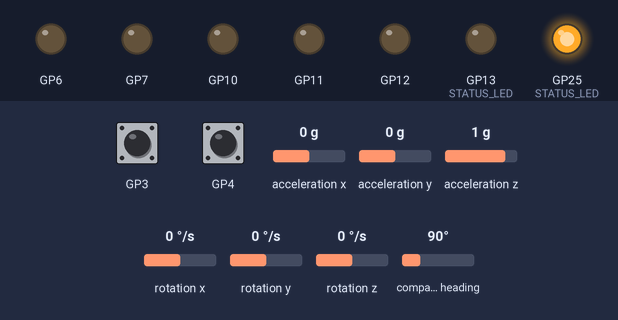
A sketch run on a simulated Raspberry Pi Pico. Parts: output pins drawn as LEDs (lit = HIGH). Wiring (inferred from the names in the program): HMC5883L compass at I2C address 0x1E; MPU-6050 motion sensor at I2C address 0x68. The test bench sets the inputs (shaded band); at power-on: GP3 HIGH, GP4 HIGH, acceleration x 0 g, acceleration y 0 g, acceleration z 1 g, rotation x 0 °/s, rotation y 0 °/s, rotation z 0 °/s, compass heading 90°. What the sketch prints to the serial monitor is not drawn.

Above: at 0.6 s.
At 2.87 s:
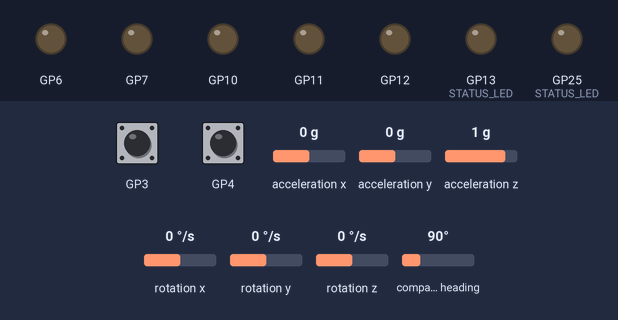
Timing chart, 0 to 3.2 s (numbered marks = the images above):
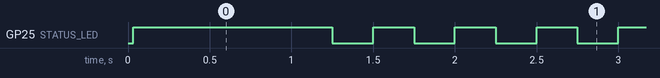

Measured:
- by itself, GP25 (STATUS_LED): repeats every 0.50 s: LOW 0.25 s, HIGH 0.25 s

The sketch:

jawbot_pico.ino
```cpp
#include "L298n_motor_driver.h"
#include "WheelEncoder.h"
#include "pid.h"
#include "RobotJoint.h"
#include "SerialProtocol.h"

// --- NEW: IMU DRIVER ---
#include "gy87_driver.h"
#define USE_IMU  // Comment this line out to completely disable the IMU

#ifdef USE_IMU
    GY87 imu;
    IMUData imuData;
    bool imu_active = false;
#endif

// --- 1. HARDWARE MAPPING ---
L298N left_motor(6, 7, 13);
WheelEncoder left_enc(3, 2);

L298N right_motor(12, 10, 11);
WheelEncoder right_enc(4, 5); // This confirms why we couldn't use GP4/5 for I2C!

// --- 2. INTERRUPT ROUTINES ---
void left_isr() { left_enc.handleInterrupt(); }
void right_isr() { right_enc.handleInterrupt(); }

// --- 3. SYSTEM CONSTANTS ---
const float TICKS_PER_REV = 988.0f;
const float TICKS_PER_RAD = TICKS_PER_REV / (2.0f * PI);
const float LOOP_HZ = 50.0f;
const float LOOP_DT = 1.0f / LOOP_HZ;

const int STATUS_LED = LED_BUILTIN;
const uint32_t WATCHDOG_TIMEOUT_MS = 1000;

// --- 4. OBJECT INSTANTIATIONS ---
RobotJoint left_joint(left_motor, left_enc, PIDController(5.0, 0.055, 0.03, -100.0, 100.0));
RobotJoint right_joint(right_motor, right_enc, PIDController(5.0, 0.055, 0.03, -100.0, 100.0));
SerialProtocol ros2_comms(left_joint, right_joint);

// --- 5. TIMER SETUP ---
struct repeating_timer timer;
volatile bool run_control_cycle = false;

bool timer_callback(struct repeating_timer *t) {
    run_control_cycle = true;
    return true;
}

// =========================================================

void setup() {
    Serial.begin(115200);

    pinMode(STATUS_LED, OUTPUT);
    left_joint.init();
    right_joint.init();

    // --- NEW: INITIALIZE IMU ---
    #ifdef USE_IMU
        if (imu.init()) {
            imu_active = true;
        } else {
            // Fails safely. If wiring breaks, the motors will still run!
            imu_active = false;
        }
    #endif

    attachInterrupt(digitalPinToInterrupt(3), left_isr, CHANGE);
    attachInterrupt(digitalPinToInterrupt(4), right_isr, CHANGE);

    add_repeating_timer_us(-20000, timer_callback, NULL, &timer);
}

void loop() {
    // 1. HARDWARE REAL-TIME LAYER (50Hz)
    if (run_control_cycle) {
        run_control_cycle = false;

        // Execute Motor PID
        left_joint.executeControlLoop(LOOP_DT, TICKS_PER_RAD);
        right_joint.executeControlLoop(LOOP_DT, TICKS_PER_RAD);

        // --- NEW: READ IMU ---
        #ifdef USE_IMU
            if (imu_active) {
                imu.update(imuData); // Pull fresh 50Hz data from the sensors
            }
        #endif

        // --- UPDATE REQUIRED HERE ---
        // You will need to modify your sendTelemetry function in SerialProtocol.h
        // to accept the new imuData object so it can send it to the Pi.
        #ifdef USE_IMU
            ros2_comms.sendTelemetry(micros(), imuData, imu_active);
        #else
            ros2_comms.sendTelemetry(micros());
        #endif
    }

    // 2. BACKGROUND COMMUNICATION LAYER
    ros2_comms.processIncoming();

    // 3. WATCHDOG LED STATUS LAYER
    uint32_t current_time = millis();
    if (current_time - ros2_comms.getLastCommandTime() > WATCHDOG_TIMEOUT_MS) {
        // DISCONNECTED: Safety override to stop motors if ROS 2 crashes
        left_joint.setTargetVelocity(0.0);
        right_joint.setTargetVelocity(0.0);

        // Blink LED at 2Hz (toggle every 250ms) using math, not blocking delays
        if ((current_time / 250) % 2 == 0) {
            digitalWrite(STATUS_LED, HIGH);
        } else {
            digitalWrite(STATUS_LED, LOW);
        }
    } else {
        // CONNECTED: Solid Light
        digitalWrite(STATUS_LED, HIGH);
    }
}
```

RobotJoint.cpp
```cpp
#include "RobotJoint.h"
#include <cmath>

RobotJoint::RobotJoint(L298N& motor, WheelEncoder& encoder, PIDController pid)
    : motor_(motor), encoder_(encoder), pid_(pid), target_velocity_(0.0f), last_ticks_(0) {}

void RobotJoint::init() {
    motor_.init();
    encoder_.init();
}

void RobotJoint::setTargetVelocity(float rad_s) {
    target_velocity_ = rad_s;
}

void RobotJoint::updatePIDGains(float kp, float ki, float kd) {
    pid_.setGains(kp, ki, kd);
}

int32_t RobotJoint::readAbsoluteTicks() {
    return encoder_.getTicks();
}

void RobotJoint::executeControlLoop(float dt, float ticks_per_rad) {
    int32_t current_ticks = encoder_.getTicks();
    int32_t delta_ticks = current_ticks - last_ticks_;
    last_ticks_ = current_ticks;

    // 1. Calculate actual angular velocity (rad/s)
    float actual_velocity = (static_cast<float>(delta_ticks) / ticks_per_rad) / dt;

    // 2. HARD STOP: Silent brake when command is zero
    if (std::fabs(target_velocity_) < 0.01f) {
        pid_.reset();
        motor_.setSpeed(0.0f);
        return;
    }

    // 3. Compute active PID feedback
    float pid_effort = pid_.compute(target_velocity_, actual_velocity, dt);

    // =====================================================================
    // 4. DUAL-STAGE FRICTION COMPENSATION & FEEDFORWARD
    // =====================================================================
    const float STATIC_BREAKAWAY = 38.0f; // Initial kick to overcome stiction
    const float KINETIC_ASSIST   = 33.0f; // Running assist once rolling
    const float KV_FEEDFORWARD   = 3.3f;  // Baseline voltage scaling

    // Taper boost once the wheel is rolling
    float active_offset = (std::fabs(actual_velocity) < 0.25f) ? STATIC_BREAKAWAY : KINETIC_ASSIST;

    float total_effort = (target_velocity_ * KV_FEEDFORWARD) + pid_effort;

    if (target_velocity_ > 0.0f) {
        total_effort += active_offset;
    } else if (target_velocity_ < 0.0f) {
        total_effort -= active_offset;
    }

    // Actuator safety limits (-100% to +100%)
    if (total_effort > 100.0f) total_effort = 100.0f;
    if (total_effort < -100.0f) total_effort = -100.0f;

    // 5. Command the L298N H-Bridge
    motor_.setSpeed(total_effort);
}
```

RobotJoint.h
```cpp
#ifndef ROBOT_JOINT_H
#define ROBOT_JOINT_H

#include "L298n_motor_driver.h"
#include "WheelEncoder.h"
#include "pid.h"

class RobotJoint {
private:
    L298N& motor_;
    WheelEncoder& encoder_;
    PIDController pid_;
    float target_velocity_;
    int32_t last_ticks_;

public:
    // Constructor links the specific hardware peripherals to this joint
    RobotJoint(L298N& motor, WheelEncoder& encoder, PIDController pid);

    void init();
    void setTargetVelocity(float rad_s);
    void updatePIDGains(float kp, float ki, float kd);
    int32_t readAbsoluteTicks();

    // The core execution cycle that drives the wheel
    void executeControlLoop(float dt, float ticks_per_rad);
};

#endif
```

SerialProtocol.cpp
```cpp
#include "SerialProtocol.h"

SerialProtocol::SerialProtocol(RobotJoint& left_joint, RobotJoint& right_joint)
    : left_joint_(left_joint), right_joint_(right_joint), input_buffer_(""), last_command_time_(0) {}

void SerialProtocol::processIncoming() {
    while (Serial.available() > 0) {
        char in_char = (char)Serial.read();
        if (in_char == '\n') {
            parseCommand(input_buffer_);
            input_buffer_ = ""; // Flush buffer
        } else {
            input_buffer_ += in_char;
        }
    }
}

void SerialProtocol::parseCommand(String command) {
    if (command.length() == 0) return;

    last_command_time_ = millis();
    char type = command.charAt(0);
    String payload = command.substring(2);

    if (type == 'm') {
        float left_vel = 0.0, right_vel = 0.0;
        if (sscanf(payload.c_str(), "%f %f", &left_vel, &right_vel) == 2) {
            left_joint_.setTargetVelocity(left_vel);
            right_joint_.setTargetVelocity(right_vel);
        }
    }
    else if (type == 'p') {
        float kp = 0.0, ki = 0.0, kd = 0.0;
        if (sscanf(payload.c_str(), "%f %f %f", &kp, &ki, &kd) == 3) {
            left_joint_.updatePIDGains(kp, ki, kd);
            right_joint_.updatePIDGains(kp, ki, kd);
        }
    }
}

// ---------------------------------------------------------
// Original Telemetry Method (Used when USE_IMU is disabled)
// ---------------------------------------------------------
void SerialProtocol::sendTelemetry(uint32_t time_micros) {
    Serial.print("e ");
    Serial.print(left_joint_.readAbsoluteTicks());
    Serial.print(" ");
    Serial.print(right_joint_.readAbsoluteTicks());
    Serial.print(" t ");
    Serial.print(time_micros);
    Serial.print("\n");
}

// ---------------------------------------------------------
// New Telemetry Method (Used when USE_IMU is enabled)
// ---------------------------------------------------------
void SerialProtocol::sendTelemetry(uint32_t time_micros, const IMUData& imu_data, bool imu_active) {
    // 1. Send the standard wheel and time data
    Serial.print("e ");
    Serial.print(left_joint_.readAbsoluteTicks());
    Serial.print(" ");
    Serial.print(right_joint_.readAbsoluteTicks());
    Serial.print(" t ");
    Serial.print(time_micros);

    // 2. Append IMU data if the hardware is connected and active
    if (imu_active) {
        Serial.print(" i ");
        // Accel (4 decimals)
        Serial.print(imu_data.accel_x, 4); Serial.print(" ");
        Serial.print(imu_data.accel_y, 4); Serial.print(" ");
        Serial.print(imu_data.accel_z, 4); Serial.print(" ");

        // Gyro (4 decimals)
        Serial.print(imu_data.gyro_x, 4); Serial.print(" ");
        Serial.print(imu_data.gyro_y, 4); Serial.print(" ");
        Serial.print(imu_data.gyro_z, 4); Serial.print(" ");

        // Mag (6 decimals due to tiny Tesla values)
        Serial.print(imu_data.mag_x, 6); Serial.print(" ");
        Serial.print(imu_data.mag_y, 6); Serial.print(" ");
        Serial.print(imu_data.mag_z, 6);
    }

    // 3. Cap off the message with the newline character
    Serial.print("\n");
}

uint32_t SerialProtocol::getLastCommandTime() const {
    return last_command_time_;
}
```

SerialProtocol.h
```cpp
#ifndef SERIAL_PROTOCOL_H
#define SERIAL_PROTOCOL_H

#include <Arduino.h>
#include "RobotJoint.h"
#include "gy87_driver.h" // <-- NEW: Include the IMU structure

class SerialProtocol {
private:
    RobotJoint& left_joint_;
    RobotJoint& right_joint_;
    String input_buffer_;
    uint32_t last_command_time_;

    // Internal method to decode the strings
    void parseCommand(String command);

public:
    // Constructor requires links to the robot's physical joints
    SerialProtocol(RobotJoint& left_joint, RobotJoint& right_joint);

    // Reads the serial line and handles parsing if a newline is detected
    void processIncoming();

    // Original telemetry (Wheels only)
    void sendTelemetry(uint32_t time_micros);

    // --- NEW: Overloaded telemetry with IMU data ---
    void sendTelemetry(uint32_t time_micros, const IMUData& imu_data, bool imu_active);

    uint32_t getLastCommandTime() const;
};

#endif
```

WheelEncoder.cpp
```cpp
#include "WheelEncoder.h"

WheelEncoder::WheelEncoder(uint8_t pin_a, uint8_t pin_b)
    : pin_a_(pin_a), pin_b_(pin_b), ticks_(0) {}

void WheelEncoder::init() {
    // INPUT_PULLUP ensures the signal doesn't float when the encoder is between clicks
    pinMode(pin_a_, INPUT_PULLUP);
    pinMode(pin_b_, INPUT_PULLUP);
}

void WheelEncoder::handleInterrupt() {
    // Quadrature logic: compare the states of Phase A and Phase B
    if (digitalRead(pin_a_) == digitalRead(pin_b_)) {
        ticks_++;
    } else {
        ticks_--;
    }
}

int32_t WheelEncoder::getTicks() const {
    return ticks_;
}

void WheelEncoder::reset() {
    ticks_ = 0;
}
```

WheelEncoder.h
```cpp
#ifndef WHEEL_ENCODER_H
#define WHEEL_ENCODER_H

#include <Arduino.h>

class WheelEncoder {
private:
    uint8_t pin_a_;
    uint8_t pin_b_;
    volatile int32_t ticks_;

public:
    // Constructor
    WheelEncoder(uint8_t pin_a, uint8_t pin_b);

    // Configures the pins with internal pull-ups
    void init();

    // The core mathematical logic for quadrature tracking
    void handleInterrupt();

    // Safely retrieves the current tick count
    int32_t getTicks() const;

    // Resets the counter to zero
    void reset();
};

#endif
```

pid.cpp
```cpp
#include "pid.h"

// Constructor implementation initializing member variables
PIDController::PIDController(float kp, float ki, float kd, float min_out, float max_out)
    : kp_(kp), ki_(ki), kd_(kd), integral_(0.0f), prev_error_(0.0f), min_out_(min_out), max_out_(max_out) {}

void PIDController::setGains(float kp, float ki, float kd) {
    kp_ = kp;
    ki_ = ki;
    kd_ = kd;
}

float PIDController::compute(float target, float actual, float dt) {
    float error = target - actual;

    // Proportional & Integral Math
    integral_ += error * dt;

    // Anti-windup integration clamp to prevent control overshoots
    if (integral_ > max_out_) integral_ = max_out_;
    if (integral_ < min_out_) integral_ = min_out_;

    // Derivative Math
    float derivative = (error - prev_error_) / dt;

    // Compute total control effort
    float output = (kp_ * error) + (ki_ * integral_) + (kd_ * derivative);

    // Store current error for the next cycle's derivative calculation
    prev_error_ = error;

    // Ultimate physical actuator safety clamp (-100% to 100%)
    if (output > max_out_) output = max_out_;
    if (output < min_out_) output = min_out_;

    return output;
}

void PIDController::reset() {
    integral_ = 0.0f;
    prev_error_ = 0.0f;
}
```

pid.h
```cpp
#ifndef PID_H
#define PID_H

class PIDController {
private:
    float kp_;
    float ki_;
    float kd_;
    float integral_;
    float prev_error_;
    float max_out_;
    float min_out_;

public:
    // Constructor to initialize gains and anti-windup boundaries
    PIDController(float kp, float ki, float kd, float min_out, float max_out);

    // Overwrites coefficients safely on-the-fly for dynamic ROS 2 parameter updates
    void setGains(float kp, float ki, float kd);

    // Executes the standard discrete velocity control math equation
    float compute(float target, float actual, float dt);

    // Resets the error histories (useful if the robot is forcibly stopped)
    void reset();
};

#endif
```

L298n_motor_driver.cpp
```cpp
#include "L298n_motor_driver.h"

L298N::L298N(uint8_t pwm_pin, uint8_t in1_pin, uint8_t in2_pin)
    : pwm_pin_(pwm_pin), in1_pin_(in1_pin), in2_pin_(in2_pin) {}

void L298N::init() {
    pinMode(pwm_pin_, OUTPUT);
    pinMode(in1_pin_, OUTPUT);
    pinMode(in2_pin_, OUTPUT);

    analogWrite(pwm_pin_, 0);
    digitalWrite(in1_pin_, LOW);
    digitalWrite(in2_pin_, LOW);
}

void L298N::setSpeed(float output_pct) {
    if (output_pct > 100.0f) output_pct = 100.0f;
    if (output_pct < -100.0f) output_pct = -100.0f;

    if (output_pct > 0.0f) {
        // Forward
        digitalWrite(in1_pin_, HIGH);
        digitalWrite(in2_pin_, LOW);
        analogWrite(pwm_pin_, static_cast<int>(output_pct * 2.55f)); // 0-100% to 0-255 PWM
    }
    else if (output_pct < 0.0f) {
        // Reverse
        digitalWrite(in1_pin_, LOW);
        digitalWrite(in2_pin_, HIGH);
        analogWrite(pwm_pin_, static_cast<int>(-output_pct * 2.55f));
    }
    else {
        // Brake
        digitalWrite(in1_pin_, LOW);
        digitalWrite(in2_pin_, LOW);
        analogWrite(pwm_pin_, 0);
    }
}
```

L298n_motor_driver.h
```cpp
#ifndef L298N_H
#define L298N_H

#include <Arduino.h>

class L298N {
private:
    uint8_t pwm_pin_; // ENA or ENB pin
    uint8_t in1_pin_; // Direction Input 1
    uint8_t in2_pin_; // Direction Input 2

public:
    // Constructor initializes the structural pin mappings
    L298N(uint8_t pwm_pin, uint8_t in1_pin, uint8_t in2_pin);

    // Configures physical GPIO hardware registers
    void init();

    // Accepts command constraints from -100.0% to +100.0%
    void setSpeed(float output_pct);
};

#endif
```

gy87_driver.cpp
```cpp
#include "gy87_driver.h"

GY87::GY87() {}

bool GY87::init() {
    Wire.setSDA(0);
    Wire.setSCL(1);
    Wire.begin();

    // 1. Wake MPU6050
    Wire.beginTransmission(MPU_ADDR);
    Wire.write(0x6B);
    Wire.write(0x00);
    if(Wire.endTransmission() != 0) return false; // Fail if not found
    delay(10);

    // 2. Enable I2C Bypass for Magnetometer
    Wire.beginTransmission(MPU_ADDR);
    Wire.write(0x37);
    Wire.write(0x02);
    Wire.endTransmission();
    delay(10);

    // 3. Set HMC5883L to Continuous Mode
    Wire.beginTransmission(HMC_ADDR);
    Wire.write(0x02);
    Wire.write(0x00);
    if(Wire.endTransmission() != 0) return false;
    delay(10);

    return true;
}

bool GY87::update(IMUData &data) {
    // Read MPU6050
    Wire.beginTransmission(MPU_ADDR);
    Wire.write(0x3B);
    Wire.endTransmission(false);
    Wire.requestFrom((int)MPU_ADDR, 14, (int)true);

    if (Wire.available() == 14) {
        int16_t ax = Wire.read() << 8 | Wire.read();
        int16_t ay = Wire.read() << 8 | Wire.read();
        int16_t az = Wire.read() << 8 | Wire.read();
        Wire.read(); Wire.read(); // Skip Temp
        int16_t gx = Wire.read() << 8 | Wire.read();
        int16_t gy = Wire.read() << 8 | Wire.read();
        int16_t gz = Wire.read() << 8 | Wire.read();

        // Convert to ROS standard units AND apply calibration offsets
        data.accel_x = (ax * ACCEL_SCALE) - offset_accel_x;
        data.accel_y = (ay * ACCEL_SCALE) - offset_accel_y;
        data.accel_z = (az * ACCEL_SCALE) - offset_accel_z;

        data.gyro_x = (gx * GYRO_SCALE) - offset_gyro_x;
        data.gyro_y = (gy * GYRO_SCALE) - offset_gyro_y;
        data.gyro_z = (gz * GYRO_SCALE) - offset_gyro_z;

    } else {
        return false;
    }

    // Read HMC5883L
    Wire.beginTransmission(HMC_ADDR);
    Wire.write(0x03);
    Wire.endTransmission(false);
    Wire.requestFrom((int)HMC_ADDR, 6, (int)true);

    if (Wire.available() == 6) {
        int16_t mx = Wire.read() << 8 | Wire.read();
        int16_t mz = Wire.read() << 8 | Wire.read();
        int16_t my = Wire.read() << 8 | Wire.read();

        data.mag_x = mx * MAG_SCALE;
        data.mag_y = my * MAG_SCALE;
        data.mag_z = mz * MAG_SCALE;
    }

    return true;
}
```

Source omitted: gy87_driver.h (864 bytes)
